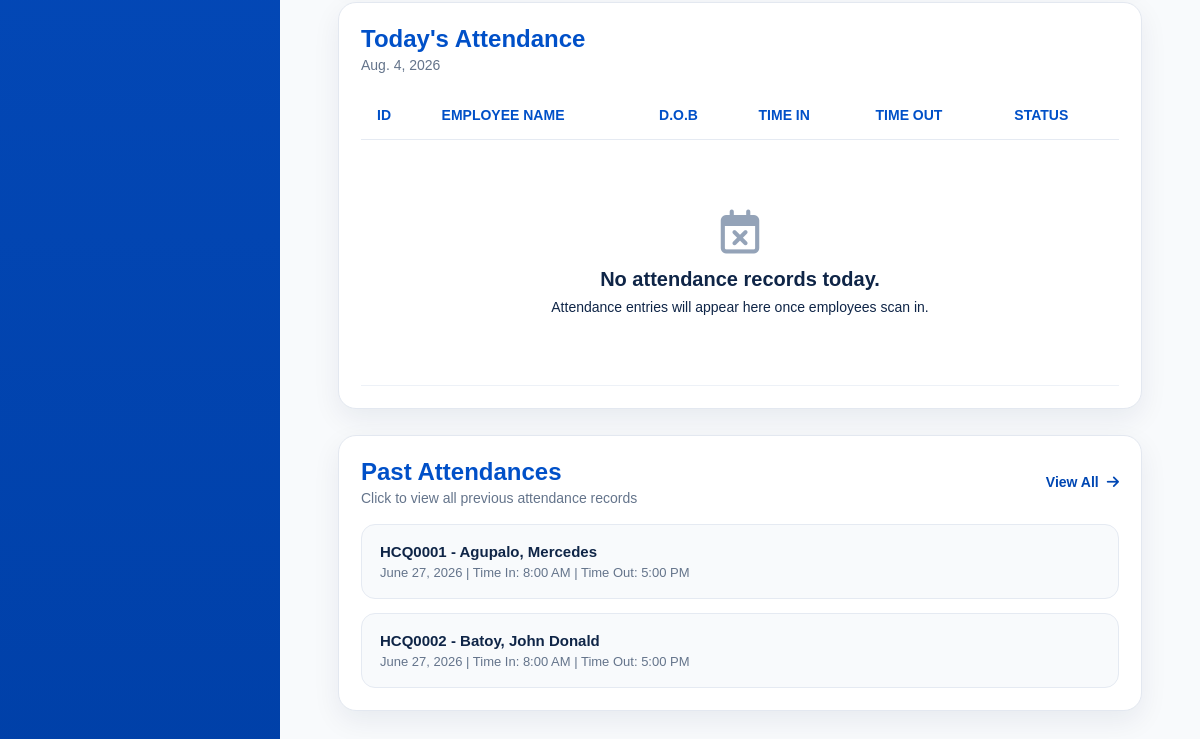
/api/attendance/page/ (lower part), run on an earlier commit of the app's database.
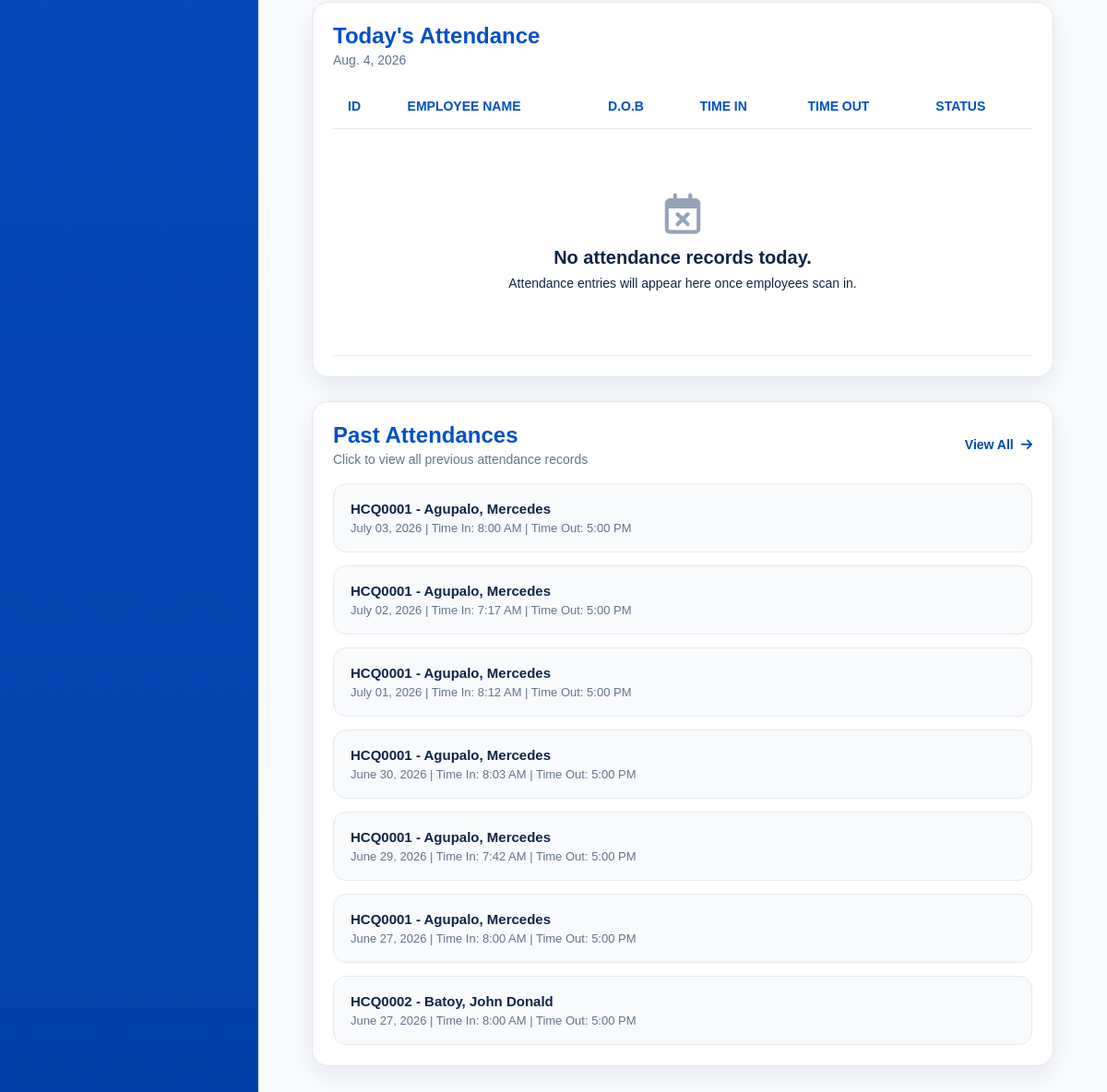
And on a later commit of the database.
### attendance/models.py (models this page shows, shortened)
class Attendance(models.Model):
    ATTENDANCE_STATUS_CHOICES = (
        ('present', 'Present'),
        ('absent', 'Absent'),
        ('half_day', 'Half Day'),
        ('leave', 'Leave'),
        ('rest_day', 'Rest Day'),
        ('holiday', 'Holiday'),
    )
    WORK_TYPE_CHOICES = (
        ('office', 'Office'),
        ('deliver', 'Deliver'),
        ('booking', 'Booking'),
    )
    employee = models.ForeignKey(
        Employee,
        on_delete=models.CASCADE,
        related_name='attendances'
    )
    date = models.DateField(
        default=timezone.localdate
    )
    status = models.CharField(
        max_length=20,
        choices=ATTENDANCE_STATUS_CHOICES,
        default='present'
    )
    time_in = models.DateTimeField(
        null=True,
        blank=True
    )
    time_out = models.DateTimeField(
        null=True,
        blank=True
    )
    worked_hours = models.DecimalField(
        max_digits=5,
        decimal_places=2,
        null=True,
        blank=True
    )
    payable_hours = models.DecimalField(
        max_digits=5,
        decimal_places=2,
        null=True,
        blank=True
    )
    late_minutes = models.PositiveIntegerField(
        default=0
    )
    undertime_minutes = models.PositiveIntegerField(
        default=0
    )
    overtime_applicable = models.BooleanField(
        default=False
    )
    overtime_minutes = models.PositiveIntegerField(
        default=0
    )
    transportation_fee_applicable = models.BooleanField(
        default=True
    )
    work_type = models.CharField(
        max_length=20,
        choices=WORK_TYPE_CHOICES,
        default='office'
    )
    delivery_allowance_applicable = models.BooleanField(
        default=False
    )
    work_location = models.CharField(
        max_length=100,
        blank=True,
        null=True,
        help_text='Example: Digos, Kidapawan, Tagum'
    )
    remarks = models.TextField(
        blank=True,
        null=True
    )
    class Meta:
        unique_together = ('employee', 'date')
        ordering = [
            '-date',
            '-time_in'
        ]

### employees/models.py (models this page shows, shortened)
class Employee(models.Model):
    SALARY_TYPE_CHOICES = (
        ("daily", "Daily"),
        ("hourly", "Hourly"),
    )
    EMPLOYMENT_STATUS_CHOICES = (
        ("ACTIVE", "Active"),
        ("RESIGNED", "Resigned"),
        ("MIA", "MIA"),
        ("TERMINATED", "Terminated"),
    )
    BLOOD_TYPE_CHOICES = (
        ("A+", "A+"),
        ("A-", "A-"),
        ("B+", "B+"),
        ("B-", "B-"),
        ("AB+", "AB+"),
        ("AB-", "AB-"),
        ("O+", "O+"),
        ("O-", "O-"),
    )
    employee_id = models.CharField(
        max_length=10,
        unique=True,
        editable=False,
    )
    first_name = models.CharField(max_length=100)
    middle_initial = models.CharField(
        max_length=50,
        blank=True,
        null=True,
    )
    last_name = models.CharField(max_length=100)
    date_of_birth = models.DateField(
        blank=True,
        null=True,
    )
    citizenship = models.CharField(
        max_length=100,
        blank=True,
        null=True,
    )
    address = models.CharField(
        max_length=255,
        blank=True,
        null=True,
    )
    contact_number = models.CharField(
        max_length=50,
        blank=True,
        null=True,
    )
    spouse_name = models.CharField(
        max_length=100,
        blank=True,
        null=True,
    )
    spouse_contact_number = models.CharField(
        max_length=50,
        blank=True,
        null=True,
    )
    blood_type = models.CharField(
        max_length=3,
        choices=BLOOD_TYPE_CHOICES,
        blank=True,
        null=True,
    )
    emergency_contact_name = models.CharField(
        max_length=100,
        blank=True,
        null=True,
    )
    emergency_relationship = models.CharField(
        max_length=100,
        blank=True,
        null=True,
    )
    emergency_contact_number = models.CharField(
        max_length=50,
        blank=True,
        null=True,
    )
    emergency_address = models.CharField(
        max_length=255,
        blank=True,
        null=True,
    )
    elementary = models.CharField(
        max_length=255,
        blank=True,
        null=True,
    )
    elementary_year = models.CharField(
        max_length=50,
        blank=True,
        null=True,
    )
    high_school = models.CharField(
        max_length=255,
        blank=True,
        null=True,
    )
    high_school_year = models.CharField(
        max_length=50,
        blank=True,
        null=True,
    )
    college = models.CharField(
        max_length=255,
        blank=True,
        null=True,
    )
    college_year = models.CharField(
        max_length=50,
        blank=True,
        null=True,
    )
    company_1 = models.CharField(
        max_length=255,
        blank=True,
        null=True,
    )
    company_address_1 = models.CharField(
        max_length=255,
        blank=True,
        null=True,
    )
    occupation_1 = models.CharField(
        max_length=100,
        blank=True,
        null=True,
    )
    years_1 = models.CharField(
        max_length=50,
        blank=True,
        null=True,
    )
    company_2 = models.CharField(
        max_length=255,
        blank=True,
        null=True,
    )
    company_address_2 = models.CharField(
        max_length=255,
        blank=True,
        null=True,
    )
    occupation_2 = models.CharField(
        max_length=100,
        blank=True,
        null=True,
    )
    years_2 = models.CharField(
        max_length=50,
        blank=True,
        null=True,
    )
    company_3 = models.CharField(
        max_length=255,
        blank=True,
        null=True,
    )
    company_address_3 = models.CharField(
        max_length=255,
        blank=True,
        null=True,
    )
    occupation_3 = models.CharField(
        max_length=100,
        blank=True,
        null=True,
    )
    years_3 = models.CharField(
        max_length=50,
        blank=True,
        null=True,
    )
    reference_name_1 = models.CharField(
        max_length=100,
        blank=True,
        null=True,
    )
    reference_occupation_1 = models.CharField(
        max_length=100,
        blank=True,
        null=True,
    )
    reference_contact_1 = models.CharField(
        max_length=50,
        blank=True,
        null=True,
    )
    reference_name_2 = models.CharField(
        max_length=100,
        blank=True,
        null=True,
    )
    reference_occupation_2 = models.CharField(
        max_length=100,
        blank=True,
        null=True,
    )
    reference_contact_2 = models.CharField(
        max_length=50,
        blank=True,
        null=True,
    )
    reference_name_3 = models.CharField(
        max_length=100,
        blank=True,
        null=True,
    )
    reference_occupation_3 = models.CharField(
        max_length=100,
        blank=True,
        null=True,
    )
    reference_contact_3 = models.CharField(
        max_length=50,
        blank=True,
        null=True,
    )
    sss_number = models.CharField(
        max_length=100,
        blank=True,
        null=True,
    )
    sss_file = models.FileField(
        upload_to="government_documents/sss/",
        blank=True,
        null=True,
    )
    philhealth_number = models.CharField(
        max_length=100,
        blank=True,
        null=True,
    )
    philhealth_file = models.FileField(
        upload_to="government_documents/philhealth/",
        blank=True,
        null=True,
    )
    tin_number = models.CharField(
        max_length=100,
        blank=True,
        null=True,
    )
    tin_file = models.FileField(
        upload_to="government_documents/tin/",
        blank=True,
        null=True,
    )
    pagibig_number = models.CharField(
        max_length=100,
        blank=True,
        null=True,
    )
    pagibig_file = models.FileField(
        upload_to="government_documents/pagibig/",
        blank=True,
        null=True,
    )
    nbi_clearance_number = models.CharField(
        max_length=100,
        blank=True,
        null=True,
    )
    nbi_clearance_file = models.FileField(
        upload_to="government_documents/nbi/",
        blank=True,
        null=True,
    )
    barangay_clearance_number = models.CharField(
        max_length=100,
        blank=True,
        null=True,
    )
    barangay_clearance_file = models.FileField(
        upload_to="government_documents/barangay/",
        blank=True,
        null=True,
    )
    drivers_license_number = models.CharField(
        max_length=100,
        blank=True,
        null=True,
    )
    drivers_license_file = models.FileField(
        upload_to="government_documents/drivers_license/",
        blank=True,
        null=True,
    )
    position = models.CharField(
        max_length=100,
    )
    employment_status = models.CharField(
        max_length=20,
        choices=EMPLOYMENT_STATUS_CHOICES,
        default="ACTIVE",
        db_index=True,
    )
    employment_remarks = models.TextField(
        blank=True,
        null=True,
    )
    salary_type = models.CharField(
        max_length=10,
        choices=SALARY_TYPE_CHOICES,
        default="daily",
    )
    rate = models.DecimalField(
        max_digits=10,
        decimal_places=2,
    )
    benefits = models.DecimalField(
        max_digits=10,
        decimal_places=2,
        default=0,
    )
    date_started = models.DateField(
        blank=True,
        null=True,
    )
    photo = models.ImageField(
        upload_to="employee_photos/",
        blank=True,
        null=True,
    )
    qr_code = models.ImageField(
        upload_to="employee_qrcodes/",
        blank=True,
        null=True,
    )
    resume = models.FileField(
        upload_to="employee_resumes/",
        blank=True,
        null=True,
    )
    class Meta:
        ordering = ("employee_id",)
        indexes = [
            models.Index(fields=("last_name", "first_name")),
        ]

### attendance/views.py (the view, shortened to what this page needs)
def attendance_page(request):
    q = request.GET.get("q", "").strip()
    today = timezone.localdate()
    attendance_records = Attendance.objects.select_related(
        "employee"
    ).filter(
        date=today
    ).order_by(
        "employee__employee_id"
    )
    past_attendances = Attendance.objects.select_related(
        "employee"
    ).filter(
        date__lt=today
    ).order_by(
        "-date",
        "employee__employee_id"
    )[:20]
    context = {
        "attendance_records": attendance_records,
        "past_attendances": past_attendances,
        "current_date": today,
        "q": q,
    }
    return render(
        request,
        "dashboard/attendance_page.html",
        context
    )

### dashboard/templates/dashboard/attendance_page.html (shortened to what the changed rows need)
{% load static %}
<!DOCTYPE html>
<html lang="en">
<head>
    <link rel="stylesheet" href="{% static 'dashboard/dashboard.css' %}">
    <link rel="stylesheet" href="https://cdnjs.cloudflare.com/ajax/libs/font-awesome/6.5.1/css/all.min.css">
</head>
<body>
<div class="modern-page">
    <main class="modern-content">
        <section class="attendance-table-card">
            <div class="attendance-card-header">
                <div>
                    <h2>Today's Attendance</h2>
                </div>
            </div>
            <table class="modern-attendance-table">
                <thead>
                    <tr>
                        <th>ID</th>
                        <th>Employee Name</th>
                        <th>D.O.B</th>
                        <th>Time In</th>
                        <th>Time Out</th>
                        <th>Status</th>
                    </tr>
                </thead>
            </table>
        </section>
    <section class="past-attendance-modern-card clickable-past-card"
            onclick="window.location.href='/past-attendances/'">
        <div class="attendance-card-header">
            <div>
                <h2>Past Attendances</h2>
            </div>
        </div>
        <div class="past-attendance-list">
            {% for record in past_attendances %}
                <div class="past-attendance-row">
                    <div>
                        <strong>
                            {{ record.employee.employee_id }} -
                            {{ record.employee.last_name }},
                            {{ record.employee.first_name }}
                        </strong>
                        <span>
                            {{ record.date|date:"F d, Y" }}
                            {% if record.time_in %}
                                | Time In: {{ record.time_in|date:"g:i A" }}
                            {% endif %}
                            {% if record.time_out %}
                                | Time Out: {{ record.time_out|date:"g:i A" }}
                            {% endif %}
                        </span>
                    </div>
                </div>
            {% endfor %}
        </div>
    </section>
    </main>
</div>
</body>
</html>

What changed in the data, as far as the page shows it:
added Attendance: employee.employee_id "HCQ0001", employee.last_name "Agupalo", employee.first_name "Mercedes", date "July 03, 2026", time_in "8:00 AM", time_out "5:00 PM"
added Attendance: employee.employee_id "HCQ0001", employee.last_name "Agupalo", employee.first_name "Mercedes", date "July 02, 2026", time_in "7:17 AM", time_out "5:00 PM"
added Attendance: employee.employee_id "HCQ0001", employee.last_name "Agupalo", employee.first_name "Mercedes", date "July 01, 2026", time_in "8:12 AM", time_out "5:00 PM"
added Attendance: employee.employee_id "HCQ0001", employee.last_name "Agupalo", employee.first_name "Mercedes", date "June 30, 2026", time_in "8:03 AM", time_out "5:00 PM"
added Attendance: employee.employee_id "HCQ0001", employee.last_name "Agupalo", employee.first_name "Mercedes", date "June 29, 2026", time_in "7:42 AM", time_out "5:00 PM"
